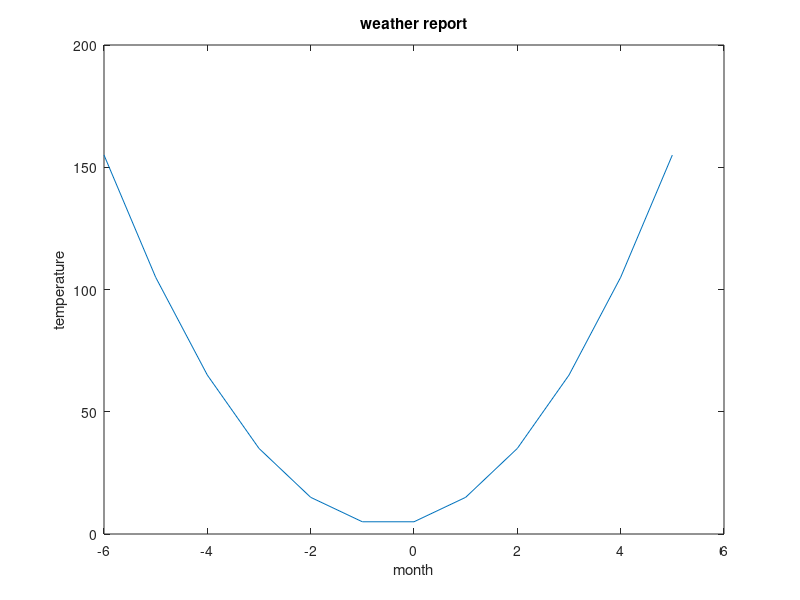

Reproduce this figure in MATLAB.
function Z=version2
    a=input('enter a value');
    b=input('enter b value');
    c=input('enter c value');
    x=-6:1:5;
    y=a.*x.*x+b.*x+c;
    plot (x,y);
    xlabel('month')
    ylabel('temperature')
    title('weather report')
    A=input(['give a number\n' ...
        '-6:july\n' ...
        '-5:AUG\n' ...
        '-4:SEP\n' ...
        '-3:OCT\n' ...
        '-2:NOV\n' ...
        '-1:DEC\n' ...
        '0:JAN\n' ...
        '1:FEB\n' ...
        '2:MARCH\n' ...
        '3:APR\n' ...
        '4:MAY\n' ...
        '5:JUNE\n']);
   Z=a.*A.*A+b.*A+c;
    fprintf('the temperature of  that month is %d',Z)
    
end
